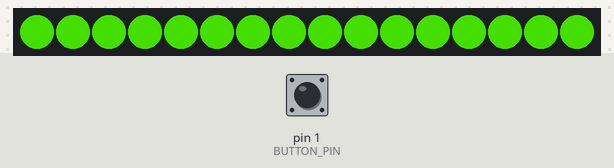
The sketch below on a simulated Arduino Uno, built with avr-gcc and run on an emulated ATmega328P. On the bench: 16 RGB LEDs in strip order, left to right. The inputs (shaded band) are chosen by the test bench; at power-on: pin 1 (BUTTON_PIN) LOW. Dim RGB values are drawn brighter than linear.

Above: at 1.28 s.
1.3 s: pin 1 (BUTTON_PIN) pulled HIGH for 0.15 s
At 1.78 s:
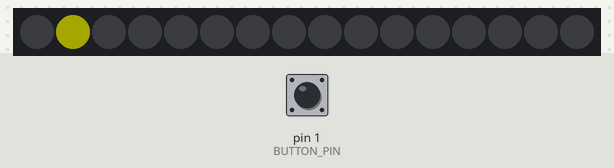
3.4 s: pin 1 (BUTTON_PIN) pulled HIGH for 3.2 s
At 3.7 s:
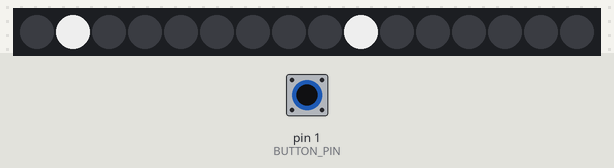
8.1 s: pin 1 (BUTTON_PIN) pulled HIGH for 1 s
At 9.5 s:
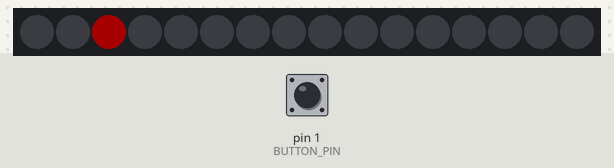
10.6 s: pin 1 (BUTTON_PIN) pulled HIGH for 3.2 s
At 11.23 s:
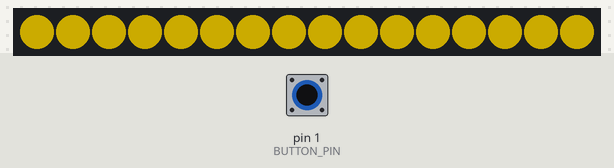

The sketch:

configurable.ino
```cpp
#include <Adafruit_NeoPixel.h>

#define NUM_PIXELS 16
#define INPUT_PIN 0
#define BUTTON_PIN 1
#define TOGGLE_MODE_DELAY 250
#define BRIGHTNESS 200

// Parameter 1 = number of pixels in strip
// Parameter 2 = pin number (most are valid)
// Parameter 3 = pixel type flags, add together as needed:
//   NEO_RGB     Pixels are wired for RGB bitstream
//   NEO_GRB     Pixels are wired for GRB bitstream
//   NEO_KHZ400  400 KHz bitstream (e.g. FLORA pixels)
//   NEO_KHZ800  800 KHz bitstream (e.g. High Density LED strip)
Adafruit_NeoPixel strip = Adafruit_NeoPixel(NUM_PIXELS, INPUT_PIN, NEO_GRB + NEO_KHZ800);

/**
 * UTIL
 */

// Input a value 0 to 255 to get a color value.
// The colours are a transition r - g - b - back to r.
uint32_t Wheel(byte wheelPos) {
  if (wheelPos < 85) {
   return strip.Color(wheelPos * 3, 255 - wheelPos * 3, 0);
  } else if (wheelPos < 170) {
   wheelPos -= 85;
   return strip.Color(255 - wheelPos * 3, 0, wheelPos * 3);
  } else {
   wheelPos -= 170;
   return strip.Color(0, wheelPos * 3, 255 - wheelPos * 3);
  }
}

int isButtonPressed() {
  return digitalRead(BUTTON_PIN) == 1;
}

/**
 * PATTERN 1
 * Alternating
 * Blinks patterns of lights in pairs circling around the band
*/

#define ALTERNATE_NUM_PAIRS 8
#define ALTERNATE_BLINK_DELAY 50

int alternating_pinPairs[][ALTERNATE_NUM_PAIRS] = {
  {0, 8},
  {1, 9},
  {2, 10},
  {3, 11},
  {4, 12},
  {5, 13},
  {6, 14},
  {7, 15}
};

uint8_t alternating_currentPair = 0;

void runPatternAlternating() {
  if (++alternating_currentPair >= ALTERNATE_NUM_PAIRS) alternating_currentPair = 0;
  alternating_turnOnPair(alternating_pinPairs[alternating_currentPair]);
  delay(ALTERNATE_BLINK_DELAY);
  alternating_turnOffPair(alternating_pinPairs[alternating_currentPair]);
}

void alternating_turnOnPair(int pair[]) {
  uint32_t color = strip.Color(255, 255, 255);
  strip.setPixelColor(pair[0], color);
  strip.setPixelColor(pair[1], color);
  strip.show();
}

void alternating_turnOffPair(int pair[]) {
  uint32_t color = strip.Color(0, 0, 0);
  strip.setPixelColor(pair[0], color);
  strip.setPixelColor(pair[1], color);
  strip.show();
}

/**
 * PATTERN 2
 * Two-Color
 * Blinks in two colors in a ring
 */

#define TWO_COLOR_BLINK_DELAY 5
#define TWO_COLOR_NUM_COLORS 10

int twoColor_currentPixel = 0;
int twoColor_direction;
int twoColor_colorIndex = 0;

// Here is where you can put in your favorite colors that will appear!
// just add new {nnn, nnn, nnn}, lines. They will be picked out randomly
//                                  R   G   B
uint8_t colorList[][TWO_COLOR_NUM_COLORS] = {
  // // Green/Pink
  // {0, 255, 0},
  // {255, 0, 255},
  // {0, 255, 0},
  // {255, 0, 255},
  // {0, 255, 0},
  // {255, 0, 255},
  // {0, 255, 0},
  // {255, 0, 255},
  // {0, 255, 0},
  // {255, 0, 255}

  // Red/Yellow
  {255, 0, 0},
  {255, 255, 0},
  {255, 0, 0},
  {255, 255, 0},
  {255, 0, 0},
  {255, 255, 0},
  {255, 0, 0},
  {255, 255, 0},
  {255, 0, 0},
  {255, 255, 0}
};

void runTwoColorPattern() {
  if (++twoColor_colorIndex == TWO_COLOR_NUM_COLORS) {
    twoColor_colorIndex = 0;
  }

  int red = colorList[twoColor_colorIndex][0];
  int green = colorList[twoColor_colorIndex][1];
  int blue = colorList[twoColor_colorIndex][2];

  // Bounds detection
  if (twoColor_currentPixel == 0) {
    twoColor_direction = 1;
  } else if (twoColor_currentPixel == NUM_PIXELS) {
    twoColor_direction = -1;
  }

  // Advancing the pixel
  twoColor_currentPixel = twoColor_currentPixel + (1 * twoColor_direction);

  // now we will 'fade' it in 5 steps
  for (int x = 0; x < 5; x++) {
    int r = red * (x+1); r /= 5;
    int g = green * (x+1); g /= 5;
    int b = blue * (x+1); b /= 5;

    strip.setPixelColor(twoColor_currentPixel, strip.Color(r, g, b));
    strip.show();
    delay(TWO_COLOR_BLINK_DELAY);
  }

  // & fade out in 5 steps
  for (int x = 5; x >= 0; x--) {
    int r = red * x; r /= 5;
    int g = green * x; g /= 5;
    int b = blue * x; b /= 5;

    strip.setPixelColor(twoColor_currentPixel, strip.Color(r, g, b));
    strip.show();
    delay(TWO_COLOR_BLINK_DELAY);
  }
}

/**
 * PATTERN 3
 * Rainbow
 * Fades lights across the rainbow
 */

#define RAINBOW_CYCLE_DELAY 50

byte rainbow_currentColor = 0;

void runRainbowPattern() {
  uint8_t i;
  for (i = 0; i < NUM_PIXELS; i++) {
    strip.setPixelColor(i, Wheel(rainbow_currentColor));
    strip.show();
  }
  if (++rainbow_currentColor >= 255) rainbow_currentColor = 0;
  delay(RAINBOW_CYCLE_DELAY);
}

/**
 * CONTROL
 */

int currentPattern = 0;

#define NUM_PATTERNS 3

char *PATTERN_NAMES[NUM_PATTERNS] = {
  "rainbow",
  "twoColor",
  "alternating"
};

void setup() {
  strip.begin();
  strip.show(); // Initialize all pixels to 'off'
  strip.setBrightness(BRIGHTNESS);
}

void loop() {
  if (isButtonPressed()) {
    currentPattern = (currentPattern + 1) % NUM_PATTERNS;
    strip.clear();
    strip.show();
    delay(TOGGLE_MODE_DELAY);
  }

  switch (currentPattern) {
    case 0:
      runRainbowPattern();
      break;
    case 1:
      runTwoColorPattern();
      break;
    case 2:
      runPatternAlternating();
      break;
  }
}
```

Measured:
- after the input at 1.3 s, the LEDs: first change at once (image 1 shows a later state)
- after the input at 8.1 s, the LEDs: first change at once (image 3 shows a later state)
